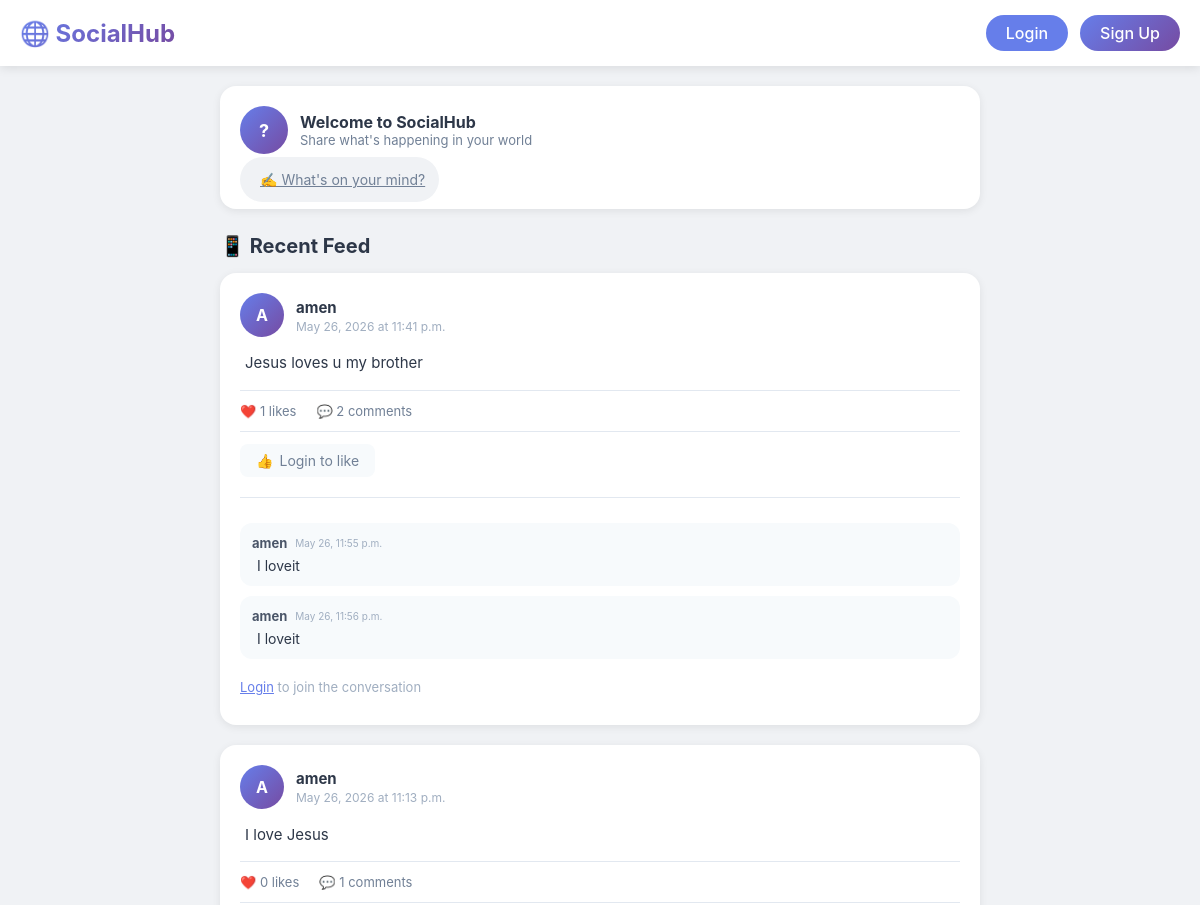
Before: / (upper part) with the older database file.
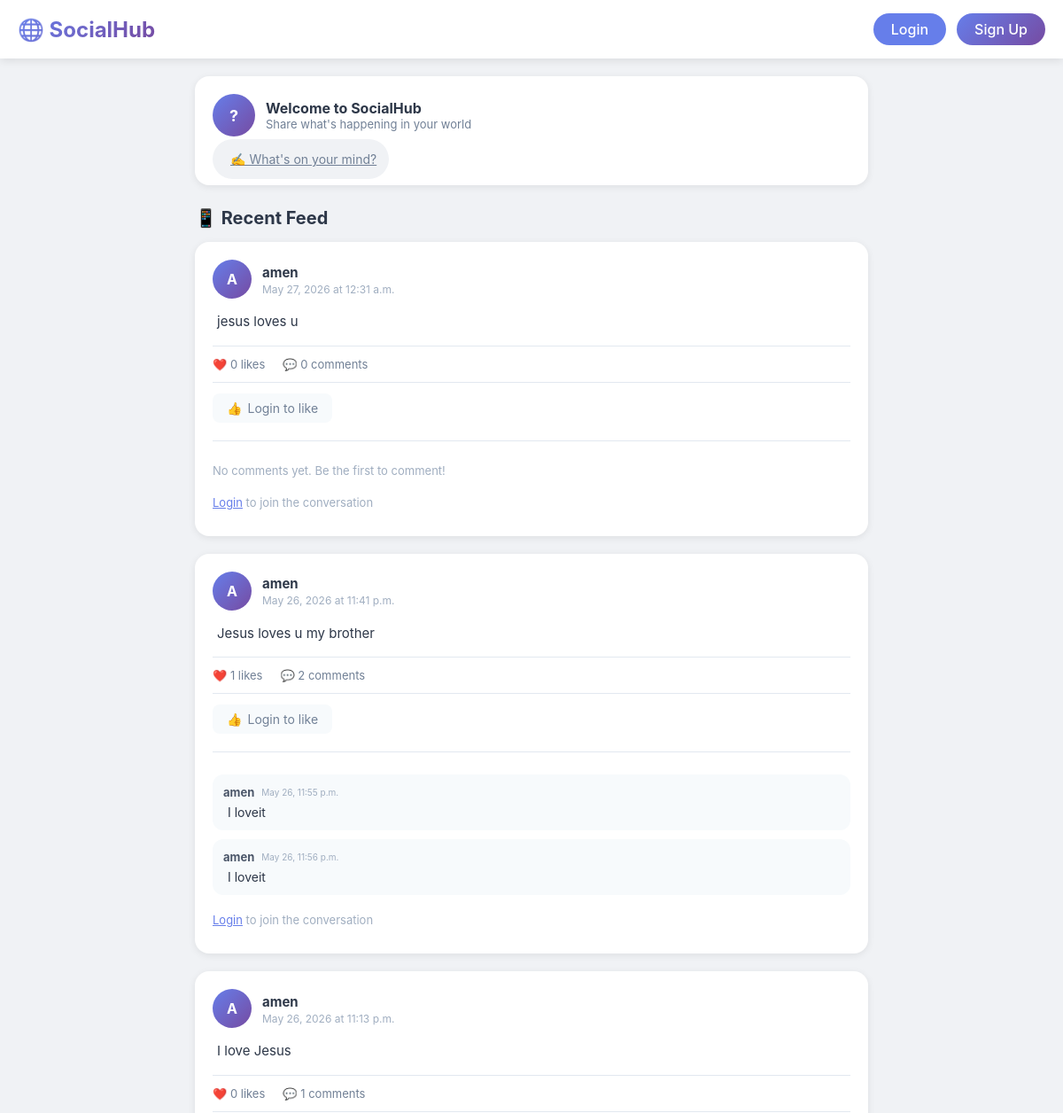
After: the same page with the newer database file.
### posts/models.py (models this page shows, shortened)
class Post(models.Model):
    author = models.ForeignKey(User, on_delete=models.CASCADE, related_name='posts')
    content = models.TextField(max_length=1000)
    created_at = models.DateTimeField(auto_now_add=True)
    updated_at = models.DateTimeField(auto_now=True)
    likes =models.ManyToManyField(User, related_name='liked_posts', blank=True)

class Comment(models.Model):
    post = models.ForeignKey(Post, on_delete=models.CASCADE, related_name='comments')
    author = models.ForeignKey(User, on_delete=models.CASCADE, related_name='comments')
    content = models.TextField(max_length=500)
    created_at = models.DateTimeField(auto_now_add=True)

### posts/views.py (the view)
# urls.py: path('', views.home, name='home'),
def home(request):
    posts = Post.objects.all().order_by('-created_at')
    return render(request, 'posts/home.html', {'posts': posts})

### posts/templates/posts/home.html (shortened to what the changed rows need)
<!DOCTYPE html>
<html lang="en">
<head>
</head>
<body>
    <div class="main-container">
        <div style="margin: 20px 0 15px;">
            <h2 style="color: #2d3748; font-size: 20px;">📱 Recent Feed</h2>
        </div>
        {% if posts %}
            {% for post in posts %}
                <div class="post-card">
                    <div class="post-header">
                        <div class="post-avatar">
                            {{ post.author.username|first|upper }}
                        </div>
                        <div class="post-author-info">
                            <a href="{% url 'profile' post.author.username %}" class="post-author-name">
                                {{ post.author.username }}
                            </a>
                            <div class="post-time">
                                {{ post.created_at|date:"F j, Y \a\t g:i a" }}
                            </div>
                        </div>
                    </div>
                    <div class="post-content">
                        {{ post.content|linebreaks }}
                    </div>
                    <div class="post-stats">
                        <div class="stat-item">
                            ❤️ {{ post.likes.count }} likes
                        </div>
                        <div class="stat-item">
                            💬 {{ post.comments.count }} comments
                        </div>
                    </div>
                    <div class="action-buttons">
                        {% if user.is_authenticated %}
                            <form method="POST" action="{% url 'like_post' post.id %}" style="display: inline;">
                                {% csrf_token %}
                                {% if user in post.likes.all %}
                                    <button type="submit" class="like-btn like-btn-liked">
                                        ❤️ Liked
                                    </button>
                                {% else %}
                                    <button type="submit" class="like-btn like-btn-unliked">
                                        👍 Like
                                    </button>
                                {% endif %}
                            </form>
                        {% else %}
                            <span class="like-btn like-btn-unliked" style="cursor: default;">
                                👍 <a href="/accounts/login/" style="text-decoration: none; color: inherit;">Login to like</a>
                            </span>
                        {% endif %}
                    </div>
                    <div class="comments-section">
                        {% with post.comments.all as comments %}
                            {% if comments %}
                                {% for comment in comments|slice:":3" %}
                                    <div class="comment">
                                        <div class="comment-header">
                                            <a href="{% url 'profile' comment.author.username %}" class="comment-author">
                                                {{ comment.author.username }}
                                            </a>
                                            <span class="comment-time">{{ comment.created_at|date:"M j, g:i a" }}</span>
                                        </div>
                                        <div class="comment-content">{{ comment.content }}</div>
                                    </div>
                                {% endfor %}
                            {% else %}
                                <div style="font-size: 13px; color: #a0aec0; padding: 10px 0;">
                                    No comments yet. Be the first to comment!
                                </div>
                            {% endif %}
                        {% endwith %}
                        {% if user.is_authenticated %}
                            <form method="POST" action="{% url 'add_comment' post.id %}" class="comment-form">
                                {% csrf_token %}
                                <input type="text" name="content" placeholder="Write a comment..." class="comment-input" required>
                                <button type="submit" class="comment-submit">Post →</button>
                            </form>
                        {% else %}
                            <div style="font-size: 13px; color: #a0aec0; padding: 10px 0;">
                                <a href="/accounts/login/" style="color: #667eea;">Login</a> to join the conversation
                            </div>
                        {% endif %}
                    </div>
                </div>
            {% endfor %}
        {% endif %}
    </div>
</body>
</html>

Changed rows visible on the page:
added Post: author.username|first "A", author.username "amen", created_at "May 27, 2026 at 12:31 a.m.", content "jesus loves u", likes.count "0", comments.count "0", shows "Login to like", shows "No comments yet. Be the first to comment!", shows "to join the conversation"
